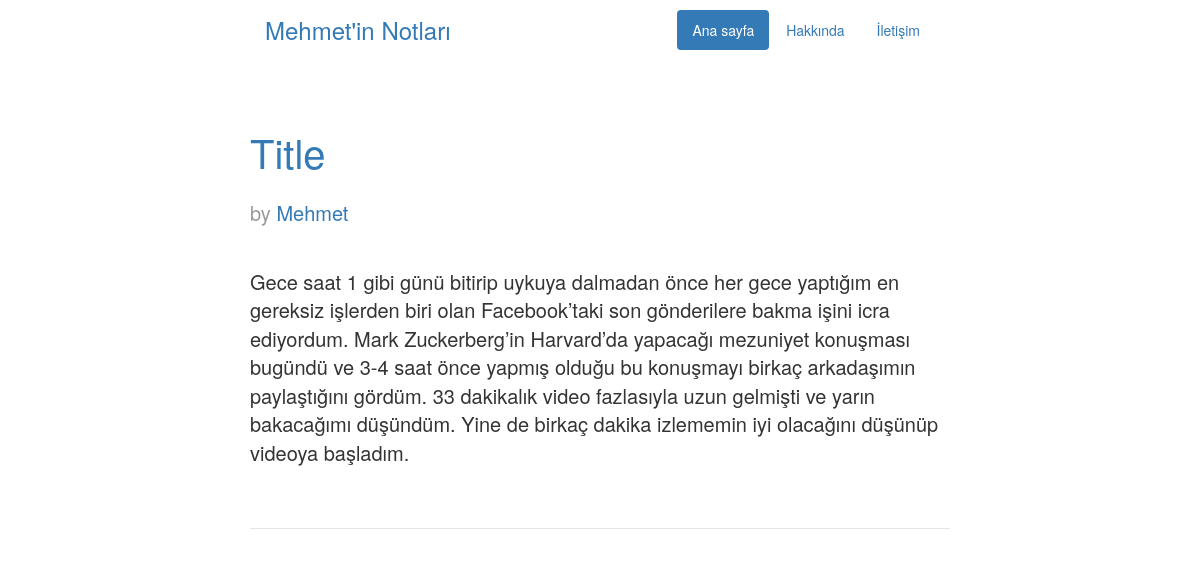
Page /blog/post1 on the committed database.
### blog/models.py (models this page shows, shortened)
class Post(models.Model):
    title = models.CharField(max_length=200)
    pub_date = models.DateField('pub_date')
    author = models.CharField(max_length=30)
    preview = models.CharField(max_length=300)
    content = models.CharField(max_length=10000)
    url = models.CharField(max_length=100)

### blog/views.py (the view)
# urls.py: url(r'^(?P<url>\w+)$', views.post_detail, name='post_detail'),
def post_detail(request, url):
    post = get_object_or_404(Post, url='/'+url)
    template = loader.get_template('blog/post.htm')
    context = {
        'post': post,
    }
    return HttpResponse(template.render(context, request))
    return HttpResponse(post.content)

### blog/templates/blog/post.htm (shortened to what this page needs)
<!DOCTYPE html>
<html lang="en"><head><meta http-equiv="Content-Type" content="text/html; charset=UTF-8">
    {% load static %}
    <link href="{% static 'blog/bootstrap.min.css' %}" rel="stylesheet">
    <link href="{% static 'blog/ie10-viewport-bug-workaround.css' %}" rel="stylesheet">
    <link href="{% static 'blog/jumbotron-narrow.css' %}" rel="stylesheet">
</head>
  <body>
    <div class="container">
      <div class="header">
        <nav class="">
          <div class="container-fluid" >
            <h3 class="pull-left text-muted"><a href="home">Mehmet'in Notları</a></h3>
            <ul class="nav nav-pills pull-right">
              <li role="presentation" class="active"><a href="home">Ana sayfa</a></li>
              <li role="presentation"><a href="about">Hakkında</a></li>
              <li role="presentation"><a href="reachme">İletişim</a></li>
            </ul>
        </div>
        </nav>
      </div>
      <div class="posts">
        <div class="blog-post">
          <a href="#"> <h1 class="blog-post-title">{{ post.title }}</h1> </a>
          <p class="blog-post-meta">{{ post.date }} by <a href="#">{{ post.author }}</a></p>
          <div class="blog-post-content">
              {% autoescape off %} {{ post.content }} {% endautoescape end%}
          </div>
        </div>
      </div>
      <footer class="footer">
      </footer>
    </div>
</body></html>

### blog/static/blog/jumbotron-narrow.css (style rules this page uses)
body { padding-bottom: 20px; }
p { padding-top: 20px; }
.header, .marketing, .footer { padding-right: 15px; padding-left: 15px; }
.header { padding-top: 10px; padding-bottom: 50px; }
.blog-post { margin-bottom: 60px; font-size: 20px; }
.blog-post-title { margin-bottom: 5px; font-size: 40px; }
.blog-post-meta { margin-bottom: 20px; color: #999; }
.header h3 { margin-top: 0; margin-bottom: 0; line-height: 40px; }
.footer { padding-top: 19px; color: #777; border-top: 1px solid #e5e5e5; }
@media (min-width: 768px) { .container { max-width: 730px; } }
@media screen and (min-width: 768px) { .header, .marketing, .footer { padding-right: 0; padding-left: 0; } }
@media screen and (min-width: 768px) { .header { margin-bottom: 30px; } }

### rows in the picture
Post: title "Title", author "Mehmet", content "Gece saat 1 gibi günü bitirip uykuya dalmadan önce her gece yaptığım en gereksiz işlerden biri olan Facebook’taki son gönderilere bakma işini icra ediyordum. Mark Zuckerberg’in Harvard’da yapacağı mezuniyet konuşması bugündü ve 3-4 saat önce yapmış olduğu bu konuşmayı birkaç arkadaşımın paylaştığını gördüm. 33 dakikalık video fazlasıyla uzun gelmişti ve yarın bakacağımı düşündüm. Yine de birkaç dakika izlememin iyi olacağını düşünüp videoya başladım."
